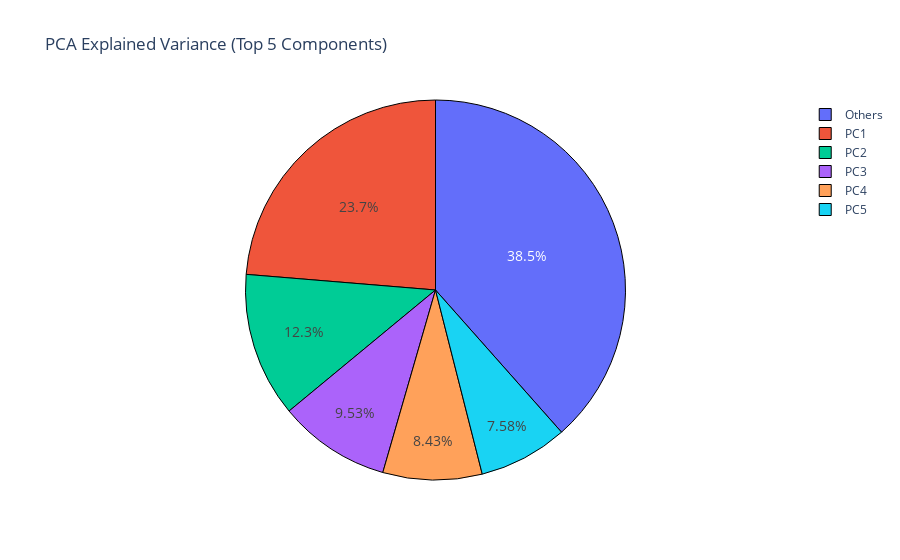

Here is the notebook cell this chart was saved with:
### Markdown cell above
5.5 PCA Pie Chart

### Code cell
import plotly.graph_objs as go

keep = 5
labels = [f'PC{i+1}' for i in range(keep)] + ['Others']
values = list(explained_var[:keep]) + [explained_var[keep:].sum()]

fig = go.Figure(
    data=[go.Pie(labels=labels, values=values,
                 textfont=dict(size=14),
                 marker=dict(line=dict(color='#000', width=1)))]
)
fig.update_layout(title=f'PCA Explained Variance (Top {keep} Components)')
fig.show()

### Figure 1 — Plotly figure (JSON) as saved in the notebook; plotly's stock layout.template omitted (floating-point values rounded to 4 significant figures)
{"data": [{"labels": ["PC1", "PC2", "PC3", "PC4", "PC5", "Others"], "marker": {"line": {"color": "#000", "width": 1}}, "textfont": {"size": 14}, "values": [0.2369, 0.1231, 0.09531, 0.08434, 0.07583, 0.3846], "type": "pie"}], "layout": {"title": {"text": "PCA Explained Variance (Top 5 Components)"}}}
